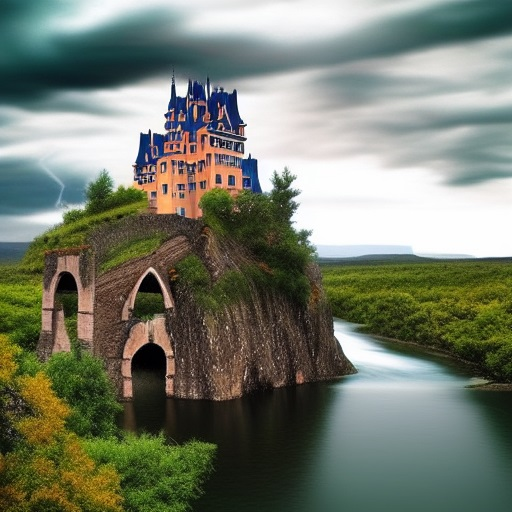
#> input picture DIP/img1.jpg, 512 x 512 px
$ jupyter execute 2abc.ipynb
#> lines starting #> are read from the running program, lines starting #| are printed output that depends on the picture; after the words box and inside, x2 and y2 are one past the last pixel; in counts of white or black regions, pixels touching at a corner belong together
[cell 1]
import cv2
import numpy as np
import matplotlib.pyplot as plt

# Load the grayscale image
image = cv2.imread("img1.jpg", cv2.IMREAD_GRAYSCALE)
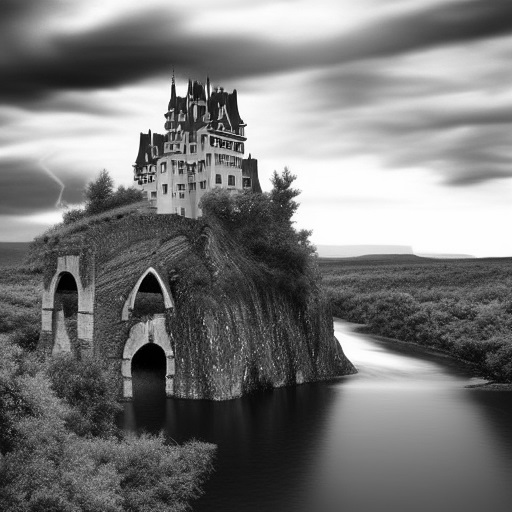
#> image: shape (512, 512); min 0, max 255, mean 119.4

if image is None:
    raise FileNotFoundError("Image not found. Please provide a valid 512x512 grayscale image.")

# Ensure the image is 512x512
image = cv2.resize(image, (512, 512))

# (a) Perform brightness enhancement on a specific range of gray levels
def enhance_brightness(image, lower_bound, upper_bound, enhancement_factor):
#> called with lower_bound = 50, upper_bound = 150, enhancement_factor = 1.5
    enhanced_image = image.copy()
    mask = (image >= lower_bound) & (image <= upper_bound)
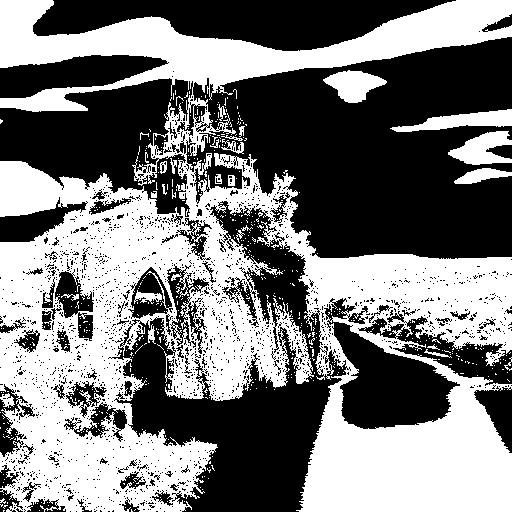
#> mask: shape (512, 512) bool; 48% white; 558 white regions (529 under 20 px), largest, box (x1, y1, x2, y2) and area: (0, 0, 512, 512) 118893, (390, 109, 512, 132) 1360, (448, 131, 512, 165) 1295
    enhanced_image[mask] = np.clip(image[mask] * enhancement_factor, 0, 255).astype(np.uint8)
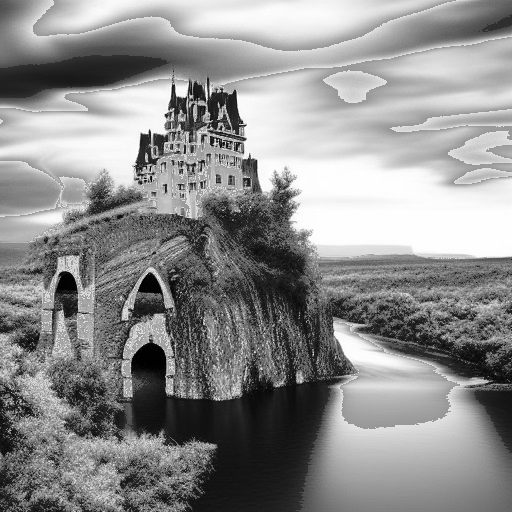
#> enhanced_image: shape (512, 512); min 0, max 255, mean 141.3
    return enhanced_image

# Brightness enhancement parameters
lower_bound = 50
upper_bound = 150
enhancement_factor = 1.5

brightness_enhanced_image = enhance_brightness(image, lower_bound, upper_bound, enhancement_factor)

# (b) Power law and inverse logarithmic transformations
def power_law_transform(image, gamma):
#> called with gamma = 2
    normalized_image = image / 255.0
    transformed_image = np.power(normalized_image, gamma)
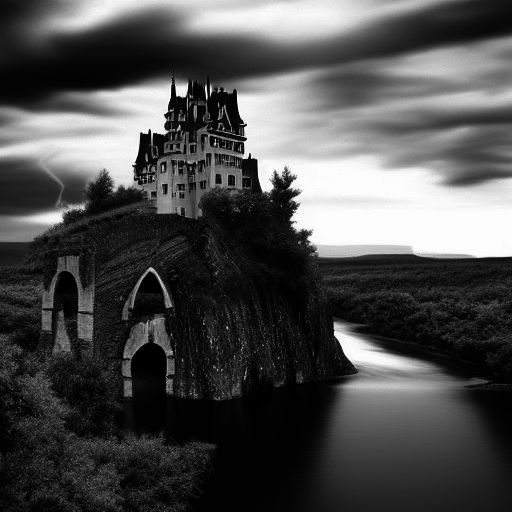
#> transformed_image: shape (512, 512) float64; min 0, max 1, mean 0.303
    return (transformed_image * 255).astype(np.uint8)

def inverse_log_transform(image):
    normalized_image = image / 255.0
    transformed_image = np.log1p(normalized_image) / np.log(2)
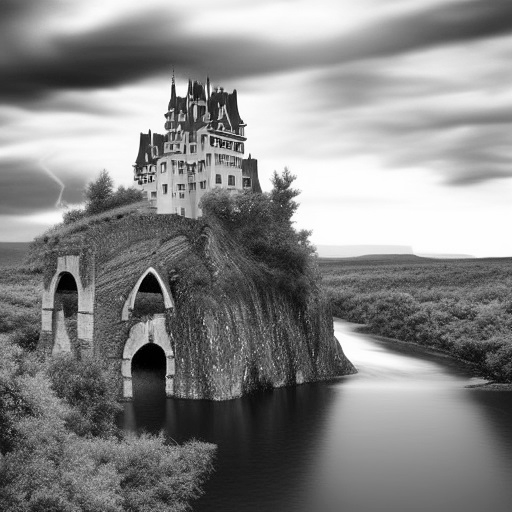
#> transformed_image: shape (512, 512) float64; min 0, max 1, mean 0.527
    return (transformed_image * 255).astype(np.uint8)

# Transformation parameters
gamma = 2.0
power_law_image = power_law_transform(image, gamma)
inverse_log_image = inverse_log_transform(image)

# Difference image between the original and the image obtained by the last three MSB
def extract_msb(image, bits):
#> called with bits = 3
    shift_amount = 8 - bits
    return (image >> shift_amount) << shift_amount
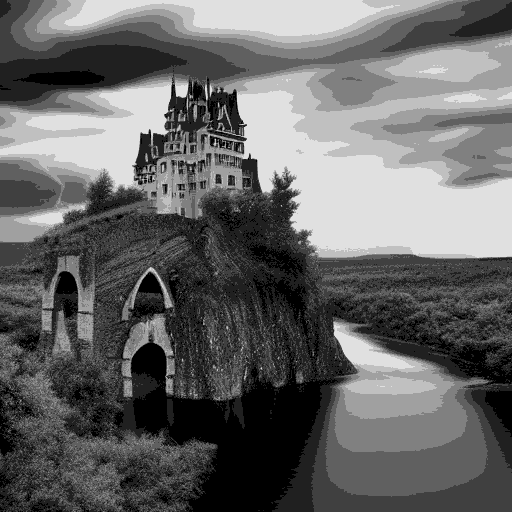
#> returned value: shape (512, 512); min 0, max 224, mean 102.6

msb_image = extract_msb(image, 3)
difference_image = cv2.absdiff(image, msb_image)
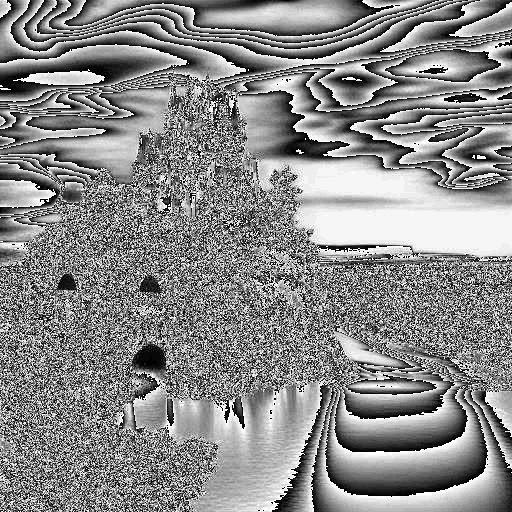
#> difference_image: shape (512, 512); min 0, max 31, mean 16.8; drawn with min black and max white

# Display the results
plt.figure(figsize=(12, 8))

plt.subplot(2, 3, 1)
plt.title("Original Image")
plt.imshow(image, cmap="gray")
plt.axis("off")

plt.subplot(2, 3, 2)
plt.title("Brightness Enhanced")
plt.imshow(brightness_enhanced_image, cmap="gray")
plt.axis("off")

plt.subplot(2, 3, 3)
plt.title("Power Law Transform")
plt.imshow(power_law_image, cmap="gray")
plt.axis("off")

plt.subplot(2, 3, 4)
plt.title("Inverse Log Transform")
plt.imshow(inverse_log_image, cmap="gray")
plt.axis("off")

plt.subplot(2, 3, 5)
plt.title("Last 3 MSB Image")
plt.imshow(msb_image, cmap="gray")
plt.axis("off")

plt.subplot(2, 3, 6)
plt.title("Difference Image")
plt.imshow(difference_image, cmap="gray")
plt.axis("off")

plt.tight_layout()
plt.show()

$ run again, with DIP/img2.jpg copied over DIP/img1.jpg
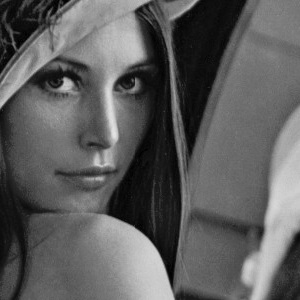
#> input picture DIP/img2.jpg, 300 x 300 px
#> image is the input picture: shape (300, 300); min 0, max 228, mean 93.3
#> image: shape (512, 512)
#> in enhance_brightness, `mask = (image >= lower_bound) & (image <= upper_bound)`:
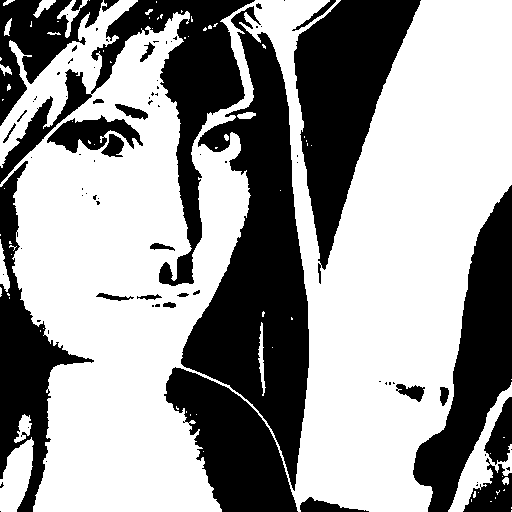
#> mask: shape (512, 512) bool; 60.2% white; 85 black regions (56 under 20 px), largest, box (x1, y1, x2, y2) and area: (181, 6, 309, 491) 27203, (294, 0, 421, 284) 16548, (0, 0, 255, 286) 14705
#> `difference_image = cv2.absdiff(image, msb_image)`:
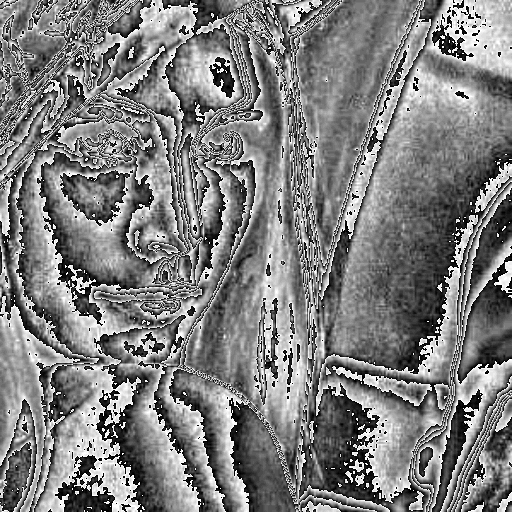
#> difference_image: shape (512, 512); min 0, max 31, mean 15.4; drawn with min black and max white
